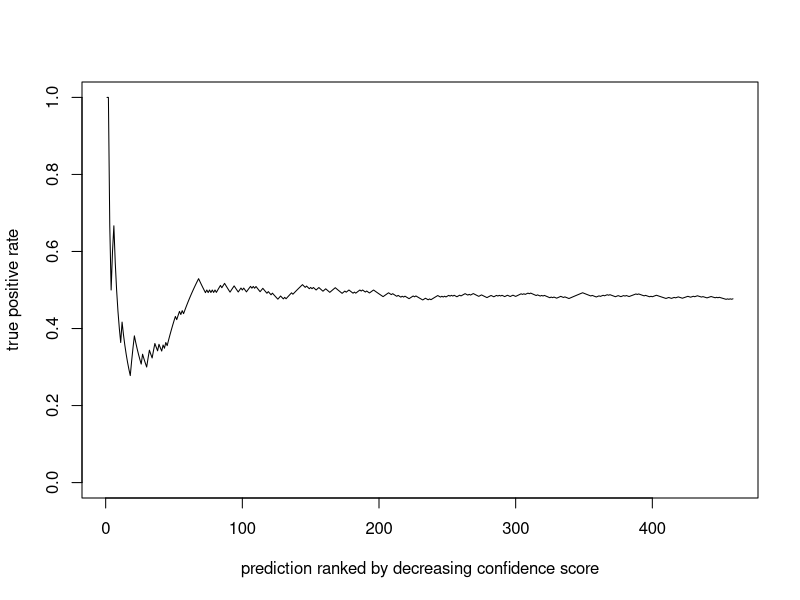

Recreate this plot in R.
## ---- chunk 1
tab = read.csv("more_football.csv")
# make new column 'day', which numbers the match days accross seasons
tab$day = as.integer(factor(with(tab, paste(season, sprintf("%02d", matchday), sep="_"))))
# we focus on predicting the outcome: win, draw, or lose
tab$outcome = with(tab, ifelse(homegoals>guestgoals, "win", ifelse(homegoals==guestgoals, "draw", "lose")))
head(tab)
set.seed(42)
## ---- chunk 2
minday = max(tab$day) - 50
# Naive prediction of win, draw, lose probabilities from simple fractions of all
# games the HOME team played INDEPENDENT of the opponent
predictNaiveProbs <- function (pred_match, data) {
  data$home = factor(data$home)
  probs = sapply(
    1:nrow(pred_match),
    function(i){
      x1 = as.character(pred_match[i,1]) #home team
      x2 = as.character(pred_match[i,2]) #guest team
      ## for a match with a new team, equal probs of outcomes
      ## (feel free to make this more clever)
      if(!(x1 %in% levels(data$home))) {
        if(!(x2 %in% levels(data$guest))) {
          return (c(win=1/3, draw=1/3, lose=1/3))
        }
        return (c(win=0, draw=0, lose=1))
      } else {
        if(!(x2 %in% levels(data$guest))) {
          return (c(win=1, draw=0, lose=0))
        }
      }
      rh_x1_home = data$outcome[data$home==x1]
      rh_x1_guest = data$outcome[data$guest==x1]
      
      rh_x2_home = data$outcome[data$home==x2]
      rh_x2_guest = data$outcome[data$guest==x2]
      
      x1_vs_x2 = data$outcome[data$home==x1 & data$guest==x2]
      
      #print(paste(x1," vs ",x2," ",result_history))
      w1 = 2
      w2 = 0.5
      w3 = 0.5
      w4 = 4
      w5 = 1
      return( c(
        win = w1*mean(rh_x1_home == "win")+w2*mean(rh_x1_guest=="win")+w3*mean(rh_x2_home=="win")+w4*mean(rh_x2_guest=="win")+w5*mean(x1_vs_x2=="win"),
        draw = w1*mean(rh_x1_home == "draw")+w2*mean(rh_x1_guest=="draw")+w3*mean(rh_x2_home=="draw")+w4*mean(rh_x2_guest=="draw")+w5*mean(x1_vs_x2=="draw"),
        lose = w1*mean(rh_x1_home == "lose")+w2*mean(rh_x1_guest=="lose")+w3*mean(rh_x2_home=="lose")+w4*mean(rh_x2_guest=="lose")+w5*mean(x1_vs_x2=="lose")
      ))
    }
  )
  t(probs)
}
# predictions of next day match from minday to last day before the match
outcomeConfidence = function(minday, tab){
  probs = as.data.frame(matrix(NA, nrow=nrow(tab), ncol=3))
  for(d in minday:max(tab$day)){
    tab_past = subset(tab, day<d)
    pred_row = which(tab$day==d)
    pred_match = tab[pred_row, c("home", "guest"), drop=FALSE]
    probs[pred_row, ] = predictNaiveProbs(pred_match, tab_past)
  }
  colnames(probs) = c("win", "draw", "lose")
  data.frame(
  pred_outcome = colnames(probs) [apply(probs, 1, function(x) if(any(is.na(x))) {NA} else {which.max(x)})],
  pred_confidence = apply(probs, 1, max))
}
## ---- chunk 3
# predictions and confidence scores for the games
# The output is a data.frame of same rowlength as the original data
# But with NAs for those games, which were not predicted
oc = outcomeConfidence(minday, tab)
# bind prediction data.frame to the original data
fulltab = cbind(tab, oc)
head(fulltab)
# number of correct predictions: this is the value to perform best on
sum(fulltab$pred_outcome==fulltab$outcome, na.rm=TRUE)
# getting more insights: confusion table (only for those over 50% probability)
table(outcome = fulltab$outcome[fulltab$pred_confidence>0.5], pred = fulltab$pred_outcome[fulltab$pred_confidence>0.5])
table(outcome = fulltab$outcome[!is.na(fulltab$pred_confidence)],
pred = fulltab$pred_outcome[!is.na(fulltab$pred_confidence)])
# getting more insights: true positive rate vs ranked predictions
getTPR = function(oc, tab){
  oc$tp = tab$outcome == oc$pred_outcome
  oco = oc[order(oc$pred_confidence, decreasing=TRUE), ]
  oco$tpr = cumsum(oco$tp)/1:nrow(oco)
  oco
}
oco = getTPR (oc, tab)
plot(na.omit(oco$tpr), ylim=c(0,1), type="l", xlab="prediction ranked by decreasing confidence score", ylab="true positive rate")
## ---- chunk 4
# get random results for comparison
fulltab$random = NA
idx = which(!is.na(fulltab$pred_confidence))
fulltab$random[idx] = sample(c("win", "draw", "lose"), length(idx), replace = TRUE)
sum(fulltab$random==fulltab$outcome, na.rm=TRUE)
table(outcome = fulltab$outcome[!is.na(fulltab$pred_confidence)],
pred = fulltab$random[!is.na(fulltab$pred_confidence)])
## ---- chunk 5
# applying a rejection threshold, e.g. if confidence is below 0.6 we just randomly select an outcome
idx = which(fulltab$pred_confidence < 0.6)
fulltab$adj_outcome = fulltab$pred_outcome
fulltab$adj_outcome[idx] = sample(c("win", "draw", "lose"), length(idx), replace = TRUE)
sum(fulltab$adj_outcome==fulltab$outcome, na.rm=TRUE)
table(outcome = fulltab$outcome[!is.na(fulltab$pred_confidence)],
pred = fulltab$adj_outcome[!is.na(fulltab$pred_confidence)])
